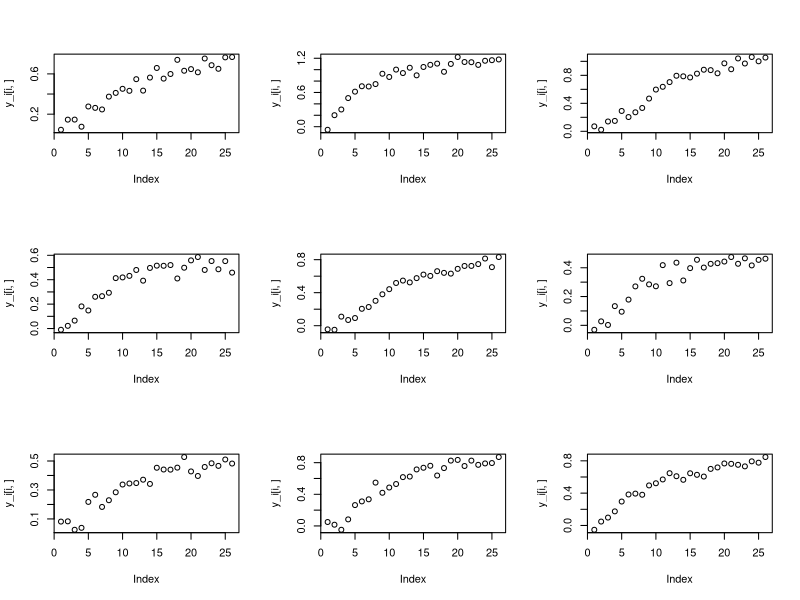

R code for this plot: (Note: this script raises an error after producing the figure.)
# code to fit a tox mixture model given individual dose response curve
# models clustering through the hill slope parameter


#### Generate data ####

hill_function = function(a,b,c,conc) a/(1+(b/conc)^c)

#sample some coefficients: theta_1, theta_2, phi_c
# generate curves at Cx, add noise
set.seed(112)
set.seed(113)

n_chems = 10
# dosages observed
Cx= seq(0,10, by=.4)
n_dose = length(Cx)
#assume 3-4 clusters
theta_1_true = rnorm(n_chems, 1, .3)
theta_2_true = rnorm(n_chems, 3, 1)
phi_c_true = rnorm(4, 1, .5)
clust_pattern= c(2,4,3,1)
true_clust_assign = rep(1:length(clust_pattern), clust_pattern)
phi_ci_true = rep(phi_c_true,  clust_pattern)
# now generate curves for each chem

y_i = matrix(nrow = n_chems, ncol = n_dose )
for(i in 1:n_chems){
  y_i[i,]= hill_function(theta_1_true[i],
                         theta_2_true[i],
                         phi_ci_true[i],Cx) + rnorm(n_dose, sd=.05)
}

par(mfrow=c(3,3))
for(i in 1:9)plot(y_i[i,])






#### MCMCM ####
# apply Gibbs to data provided in the Neal 1999 paper:
#y|phi, c ~ N(phi_c, 1)
# c | p ~ Discrete(p_1,...,p_K)
# phi ~ G_0
# p ~ Dir(a/K,...,a/K)


remove_unused_phi = function(c_i, phi_c){
  # collect current indices
  valid_phi = 1:length(phi_c)
  valid_ci = unique(c_i)
  # check which phi is no longer being used
  missing_idx = setdiff(valid_phi,valid_ci)
  # if missing, drop and shift remaining
  if(length(missing_idx)>0){
    phi_c = phi_c[-missing_idx]
    # decrement all higher indices by 1
    c_i[c_i>missing_idx] = c_i[c_i>missing_idx]-1
  }
  return(list(c_i, phi_c))
}

# could be: computed slopes from Hill?
#y_i =  c(-1.48, -1.4, -1.16, -1.08, -1.02, 0.14, 0.51, 0.53, 0.78)
# instead:  curve data, matrix
#y_i = matrix() generated below
n = nrow(y_i)
# init: assume 1 cluster, but generate a value of phi_c
c_i = rep(1,n)
phi_c = c(rnorm(1, mean = 1, sd = .3))
#sig_sqr_c = c(1/rgamma(1,3,1))
m=3 # num aux
alpha=3
sigma = 1
sigma_mh = .1
lambda = 1
n_iter = 20000
num_sampling_iters = 10
record_assigned_mean = matrix(nrow = n_iter, ncol = n)
record_assigned_clust = matrix(nrow = n_iter, ncol = n)
record_sigma = matrix(nrow= n_iter, ncol = 1)
record_hill_params = matrix(nrow = n_iter, ncol=2*n)


for(iter in 1:n_iter){
  #update group assignments
  for(j in 1:n){
    c_i_up  = c_i[j]
    remain_c_i=c_i[-j]
    remaining_c_id = sort(unique(remain_c_i))
    k_minus = length(remaining_c_id)
    
    #generate aux
    phi_m = abs(rnorm(m, mean = 1, sd=.5))
    # reuse cluster id if current idx is lone member
    last_of_group = !(c_i_up %in% remaining_c_id)
    if(last_of_group){
      # phi[c_i]  already in set, but treated as new cluster
      phi_m = phi_m[-1]
    }
    
    #sample c according to likelihood of obs
    n_phis = k_minus+length(phi_m) +last_of_group# same regardless of lone cluster
    potential_phs = c(phi_c, phi_m)
    prob_c_vals = rep(0, n_phis)
    for(k in 1:n_phis){
      n_ic = sum(remain_c_i == k )
      if(n_ic==0) n_ic = alpha/m
      pred_response = theta_1[j]/(1+(theta_2[j]/Cx)^potential_phs[k])
      prob_c_vals[k] = n_ic/(n-1+alpha)*prod(dnorm( y_i[j,], mean = pred_response, sd = sigma))
    }
    prob_c_vals = prob_c_vals/sum(prob_c_vals)
    sampling_set = 1:n_phis
    new_c = sample(sampling_set, size = 1, prob = prob_c_vals)
    # if chose self, go to next iter
    if (new_c == c_i_up) next
    # otherwise: chose existing or new phi
    c_i[j]= new_c
    if(new_c>(k_minus+last_of_group)){
      c_i[j] = k_minus + last_of_group + 1
      phi_c = c(phi_c,  potential_phs[new_c])
    }
    # might have lost a group, update phi
    up_list = remove_unused_phi(c_i, phi_c)
    c_i = up_list[[1]]
    phi_c = up_list[[2]]
  }
  
  #update phi
  n_phi = length(unique(phi_c))
  for(j in 1:n_phi){
    # consider multiple MH steps
    #MH:  use proposal distr of N(phi_curr, sigma_mh)
    prop_phi_cj = abs(rnorm(1,  phi_c[j] , sd = sigma_mh))
    # symmetric proposal, just get alpha from ratio
    total_llh_curr = 0
    total_llh_prop = 0
    cluster_member_idx = which(c_i == j)
    for(clm in cluster_member_idx){
      #sample conditional on the y_i assigned to phi
      curr_mean = theta_1[j]/(1+(theta_2[j]/Cx)^phi_c[j])
      llh_curr = sum(dnorm( y_i[clm,], mean = curr_mean, sd = sigma,log = T))
      total_llh_curr = total_llh_curr + llh_curr
      
      prop_mean = theta_1[j]/(1+(theta_2[j]/Cx)^prop_phi_cj)
      llh_prop = sum(dnorm( y_i[clm,], mean = prop_mean, sd = sigma,log = T))
      total_llh_prop = total_llh_prop + llh_prop  
    }
    total_llh_curr = total_llh_curr+dnorm(phi_c[j], mean=1, sd = .3, log=T)
    total_llh_prop=total_llh_prop + dnorm(prop_phi_cj, mean=1, sd = .3, log=T)
    accept_thresh = exp(total_llh_prop-total_llh_curr)
    if(runif(1)<accept_thresh){
      phi_c[j] = prop_phi_cj
    }
  }
  
  # update theta_1 (va Gibbs)
  for( j in 1:n){
    theta1_coeff = 1/(1+(theta_2[j]/Cx)^phi_c[c_i[j]])
    theta1_post_var = 1/(sigma^(-2)*sum(theta1_coeff*theta1_coeff)+1)
    theta_post_mean = theta1_post_var*(.01+theta1_coeff%*%y_i[j,]*sigma^(-2))
    theta_1[j] = rnorm(1,mean = theta_post_mean,sd = sqrt(theta1_post_var))
  }
  
  # update theta_2 (via MH)
  for( j in 1:n){
    # for each index, do a few MH steps instead of 1 
    for(itern in 1:num_sampling_iters){
      theta2_prop = abs(rnorm(1, mean = theta_2[j], sd = sigma_mh))
      curr_mean = theta_1[j]/(1+(theta_2[j]/Cx)^phi_c[c_i[j]])
      llh_curr = sum(dnorm( y_i[j,], mean = curr_mean, sd = sigma,log = T))+
        dnorm(theta_2[j], mean = 0, sd = 1, log=T)
      
      prop_mean = theta_1[j]/(1+(theta2_prop/Cx)^phi_c[c_i[j]])
      llh_prop = sum(dnorm( y_i[j,], mean = prop_mean, sd = sigma,log = T))+ 
        dnorm(theta2_prop, mean = 0, sd = 1, log=T)
      accept_p =min(exp(llh_prop-llh_curr),1)
      if(runif(1)<accept_p) theta_2[j] = theta2_prop
    }
  }
  
  
  
  
  # update sigma
  # p = length(phi_c)
  # sigma_sqr = 1/rgamma(1, shape = 3+n/2+p/2, 
  #                      scale = 1 + sum((y_i-phi_c[c_i])^2)/2+
  #                        sum(phi_c^2)*lambda/2)
  # sigma= sqrt(sigma_sqr)       
  # record_sigma[iter] =  sigma  
  
  # update sigma
  p = length(phi_c)
  tot_error = 0
  for(j in 1:n){
    sum_sqr_err = sum((y_i[j,]-theta_1[j]/(1+(theta_2[j]/Cx)^phi_c[c_i[j]]))^2)
    tot_error= tot_error + sum_sqr_err
  }
  sigma_sqr = 1/rgamma(1, shape = 5+n_dose*n/2, 
                       rate = .1 + tot_error/2)
  sigma= sqrt(sigma_sqr)       
  record_sigma[iter] =  sigma         
  
  
  
  
  
  # relabel to avoid identical groupings
  uniq_labs = unique(c_i)
  c_i = order(uniq_labs)[c_i]
  phi_c = phi_c[uniq_labs]
  
  record_assigned_mean[iter, ] = phi_c[c_i]
  record_assigned_clust[iter,]= c_i
  record_hill_params[iter,] = c(theta_1, theta_2)
}


#### Plot MCMC ####

plot(record_assigned_mean[seq(1,n_iter,by=10),2])
plot(record_hill_params[seq(1000,n_iter,by=10),12])
plot(record_sigma[seq(1000, n_iter, by=10)])

mu_post = colMeans(record_assigned_mean)
tail(record_assigned_clust)
cbind(mu_post, y_i)

n_clust_over_time = apply(X = record_assigned_clust, MARGIN = 1,max)
hist(n_clust_over_time)

clust_arrange = apply(X = record_assigned_clust, 
                      MARGIN = 1,
                      FUN = function(x)paste(x, collapse=" "))

top_clusters = sort(table(clust_arrange), decreasing = T)[1:5];top_clusters
top_clust = names(top_clusters)[1]
top_clust_idx = which(clust_arrange == top_clust)
phi_c_est = colMeans(record_assigned_mean[top_clust_idx, ])
estimated_thetas = colMeans(record_hill_params[top_clust_idx,])
theta1_est = estimated_thetas[1:10]
theta2_est = estimated_thetas[11:20]
est_clust_assign  = as.numeric(strsplit(top_clust, split = " ")[[1]])

#### Plot Mix ####

# set: theta_1 = a, theta_2=b, phi_c=c
#hilly_reflect_xy =  function(x) b/((a/x)-1)^(1/c)
hill_invs_factry = function(a,b,c){
  hilly_inverse =  function(y){
    if(y<a) return(b/((a/y)-1)^(1/c))
    if(y==a) return(1)
    return(-b/((a/(2*a-y))-1)^(1/c)-2*b)#-2*b
  }
  return(hilly_inverse)
}


mix_function_generator = function(theta_1, theta_2, phi_c, clust_assign){
  mix_effect_fun = function(conc_value){
    # use b as EC50?
    param_matrix = as.matrix(cbind("a" = theta_1, 
                                   "b" = theta_2, 
                                   "c" = phi_c[clust_assign]))
    clust_ids = unique(clust_assign)
    response_per_cluster = array(0, max(clust_ids))
    # for each group, get concentration addition part
    for(cid in 1:max(clust_ids)){
      active_chems = which(clust_assign == cid)
      active_params= param_matrix[active_chems,]
      active_conc = conc_value[active_chems]
      # get a list of inverse hill functions based on params
      if(length(active_chems)==1) active_params = matrix(active_params, nrow=1) 
      hill_inverse_list = apply(active_params, 
                                MARGIN=1, 
                                function(x) do.call(hill_invs_factry,as.list(x)))
      # use the first element of group as the baseline for total effect
      EC50_1 = active_params[1,1]/2
      total_effective_dose  = 0
      for( indx in 1:length(active_chems)){
        #compute ratios and inverses, using reflection trick
        EC50 = active_params[indx,1]/2
        TEF = hill_inverse_list[[1]](EC50_1)/hill_inverse_list[[indx]](EC50)
        total_effective_dose = total_effective_dose + TEF*active_conc[indx]
      }
      response =  hill_function(active_params[1,1],
                                active_params[1,2],
                                active_params[1,3],
                                total_effective_dose)
      response_per_cluster[cid] = response
    }
    # combine CA with IA
    total_response = 1-prod(1-response_per_cluster)
    return(total_response)
  }
  return(mix_effect_fun)
}


est_mix_hill = mix_function_generator(theta1_est, theta2_est, phi_c_est, est_clust_assign)
true_mix_hill = mix_function_generator(theta_1_true, theta_2_true, phi_c_true, true_clust_assign)
true_mix_hill(rep(.1, n_chems))

#plot some curves as individual chem dosages vary
ref_point = rep(0, n_chems)
test_point = rep(.05, n_chems)
dose_range = seq(0,10, by=.05)
evaluate_DR_at_point = function(idx, baseline=ref_point, mix_fun = true_mix_hill)  function(x){baseline[idx]=x; mix_fun(baseline)}

mix_effect_2 = sapply(dose_range, evaluate_DR_at_point(2,test_point))
mix_effect_10 = sapply(dose_range, evaluate_DR_at_point(10,test_point))
mix_effect_6 = sapply(dose_range, evaluate_DR_at_point(6,test_point))
plot(dose_range, mix_effect_2)
points(dose_range, mix_effect_10, col=2)
points(dose_range, mix_effect_6, col=3)

# reference effect for individual chem
mix_effect_3 = sapply(dose_range, evaluate_DR_at_point(3,test_point))
ref_effect_3 = sapply(dose_range, evaluate_DR_at_point(3,ref_point))
hill_effect_3 = sapply(dose_range, FUN =function(x){ hill_function(theta_1_true[3],
                                                                   theta_2_true[3],
                                                                   phi_ci_true[3],x)})
plot(dose_range, mix_effect_3, ylim =c(0,1))
points(dose_range, hill_effect_3, col=3)
points(dose_range, ref_effect_3, col=2)
points(Cx,y_i[2,],pch=1)

# Notice: reference effect messed up for subsequent elements in cluster 
mix_effect_4 = sapply(dose_range,  evaluate_DR_at_point(4,test_point))
estmix_effect_4 = sapply(dose_range,  evaluate_DR_at_point(4,test_point, est_mix_hill))
ref_effect_4 = sapply(dose_range, evaluate_DR_at_point(4,ref_point))
hill_effect_4 = sapply(dose_range, FUN =function(x){ hill_function(theta_1_true[4],
                                                                   theta_2_true[4],
                                                                   phi_ci_true[4],x)})
plot(dose_range, mix_effect_4, type = "l", lwd = 3)
points(dose_range, estmix_effect_4)
points(dose_range, hill_effect_4, col=3)
points(Cx,y_i[4,])
points(dose_range, ref_effect_4, col=2)
points(dose_range, hill_effect_3, col=4,pch=2)
points(Cx,y_i[3,],pch=2)
legend("topleft", legend = c("True Mix-4, 0.05 base", "Est Mix-4, 0.05 base", "Mix-4, 0 Base", "Indv-4", "Indv-3"),
       col =  c(1,1,2,3,4), pch = c(NA,1,1,1,2), lty = c(1,NA, NA, NA, NA))



plot(dose_range, mix_effect_6, ylim =c(0,1));  points(dose_range, ref_effect_6, col=3)
plot(dose_range, mix_effect_10, ylim =c(0,1));  points(dose_range, ref_effect_10, col=3)

